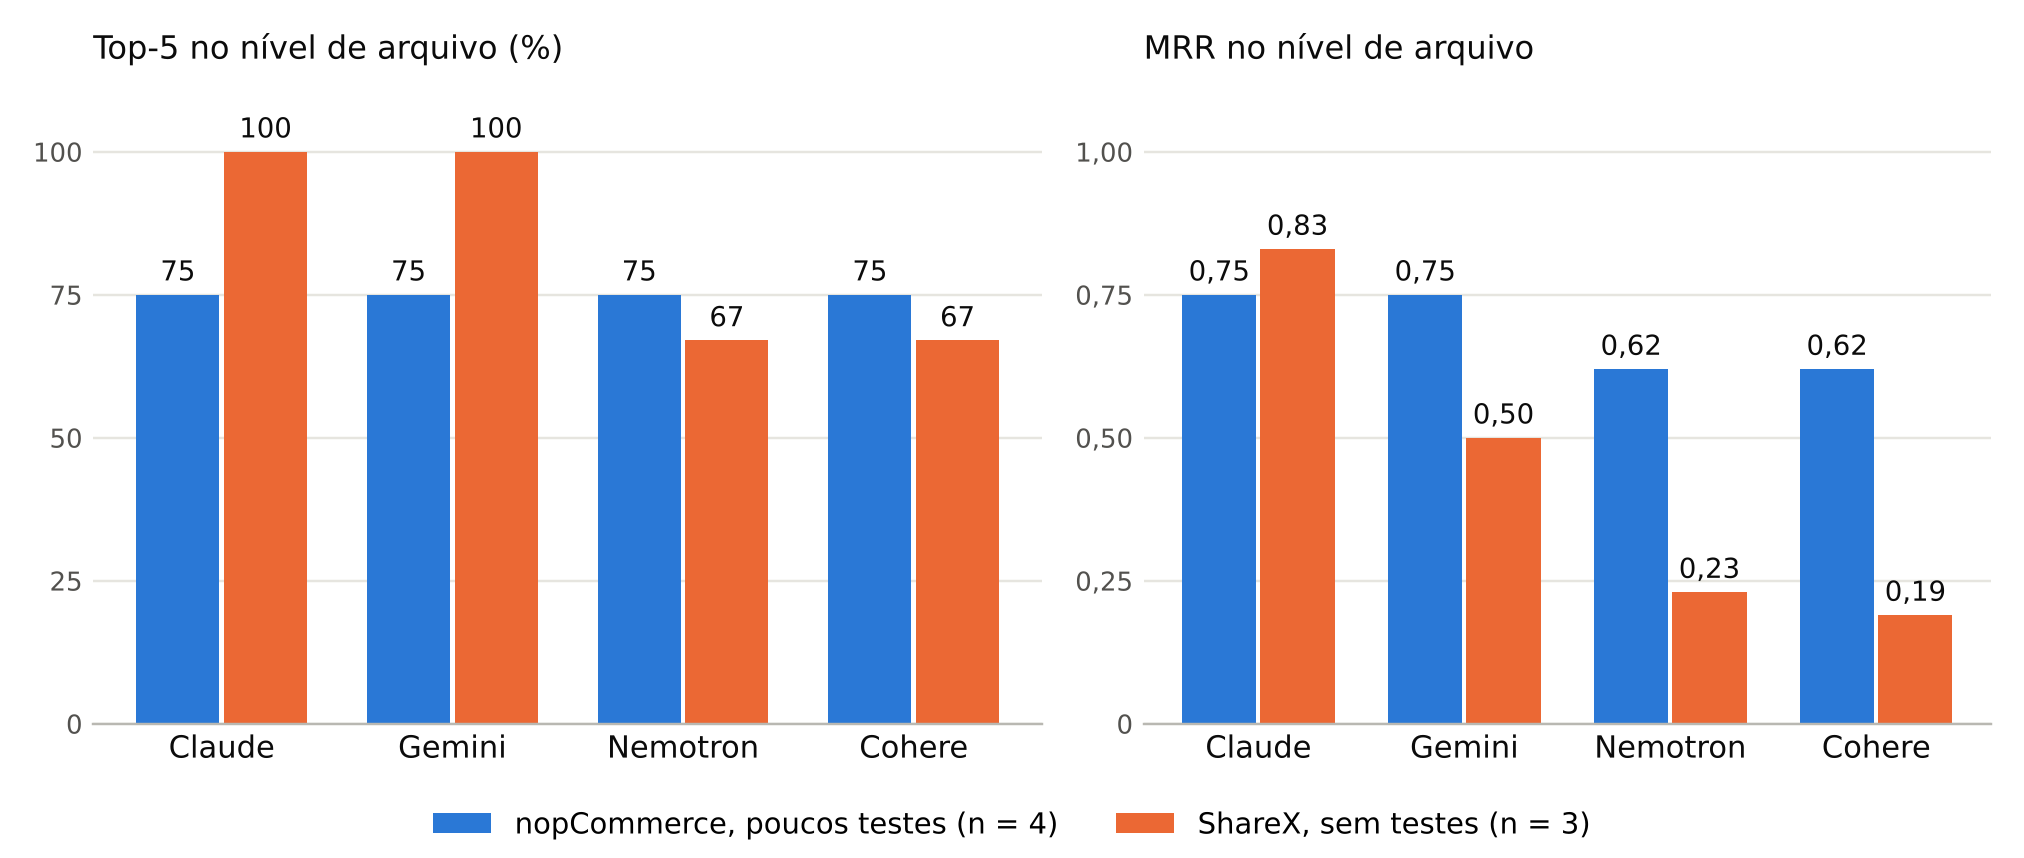

Python code for this plot:
# Gera a Figura 9 do Capítulo 4: Top-5 e MRR no nível de arquivo, por modelo e repositório.
# Os valores são calculados a partir de piloto/resultados.csv.
# Uso, na pasta raiz do repositório:  python graficos/figura9.py   (requer matplotlib)
import csv, os
import matplotlib
matplotlib.use('Agg')
import matplotlib.pyplot as plt

RAIZ = os.path.dirname(os.path.dirname(os.path.abspath(__file__)))
MODELOS = [('claude', 'Claude'), ('gemini', 'Gemini'), ('nemotron', 'Nemotron'), ('cohere', 'Cohere')]
# Rótulos de perfil gravados no piloto (anteriores à nomenclatura final do TCC)
PERFIS = [('com testes', 'nopCommerce, poucos testes'), ('legado (sem testes)', 'ShareX, sem testes')]

with open(os.path.join(RAIZ, 'piloto', 'resultados.csv'), encoding='utf-8') as f:
    linhas = list(csv.DictReader(f, delimiter=';'))


def metricas(rotulo, perfil):
    ps = [int(l['pos_arquivo']) if l['pos_arquivo'] else None
          for l in linhas if l['rotulo'] == rotulo and l['perfil'] == perfil]
    top5 = round(100 * sum(1 for p in ps if p and p <= 5) / len(ps))
    mrr = round(sum(1 / p for p in ps if p) / len(ps), 2)
    return top5, mrr, len(ps)


dados = {perfil: [metricas(m, perfil) for m, _ in MODELOS] for perfil, _ in PERFIS}
CORES = ['#2a78d6', '#eb6834']
plt.rcParams.update({'font.family': 'DejaVu Sans', 'font.size': 10})
fig, axs = plt.subplots(1, 2, figsize=(9.2, 3.9), dpi=220, gridspec_kw={'width_ratios': [1.12, 1]})
w = 0.36
for ax, k, titulo, ymax, fmt in ((axs[0], 0, 'Top-5 no nível de arquivo (%)', 112, '{:.0f}'),
                                 (axs[1], 1, 'MRR no nível de arquivo', 1.12, '{:.2f}')):
    x = range(len(MODELOS))
    for j, (perfil, nome) in enumerate(PERFIS):
        n = dados[perfil][0][2]
        desloc = (-1 if j == 0 else 1) * (w / 2 + 0.01)
        barras = ax.bar([i + desloc for i in x], [v[k] for v in dados[perfil]], w, color=CORES[j], label=f'{nome} (n = {n})')
        for b in barras:
            ax.text(b.get_x() + b.get_width() / 2, b.get_height() + ymax * 0.012,
                    fmt.format(b.get_height()).replace('.', ','), ha='center', va='bottom', fontsize=9, color='#0b0b0b')
    ax.set_xticks(list(x)); ax.set_xticklabels([nome for _, nome in MODELOS], color='#0b0b0b'); ax.set_ylim(0, ymax)
    ax.set_title(titulo, fontsize=10.5, color='#0b0b0b', loc='left', pad=8)
    for lado in ('top', 'right', 'left'): ax.spines[lado].set_visible(False)
    ax.spines['bottom'].set_color('#b9b8b2')
    ax.tick_params(axis='y', length=0, labelcolor='#52514e', labelsize=8.5); ax.tick_params(axis='x', length=0)
    ax.set_axisbelow(True); ax.yaxis.grid(True, color='#e6e5df', linewidth=0.8)
axs[0].set_yticks([0, 25, 50, 75, 100])
axs[1].set_yticks([0, 0.25, 0.5, 0.75, 1.0]); axs[1].set_yticklabels(['0', '0,25', '0,50', '0,75', '1,00'])
h, l = axs[0].get_legend_handles_labels()
fig.legend(h, l, loc='lower center', ncol=2, frameon=False, fontsize=9.5, bbox_to_anchor=(0.5, -0.01))
fig.tight_layout(rect=(0, 0.07, 1, 1))
saida = os.path.join(RAIZ, 'graficos', 'figura9.png')
fig.savefig(saida, facecolor='white')
print('Figura gravada em', saida)
